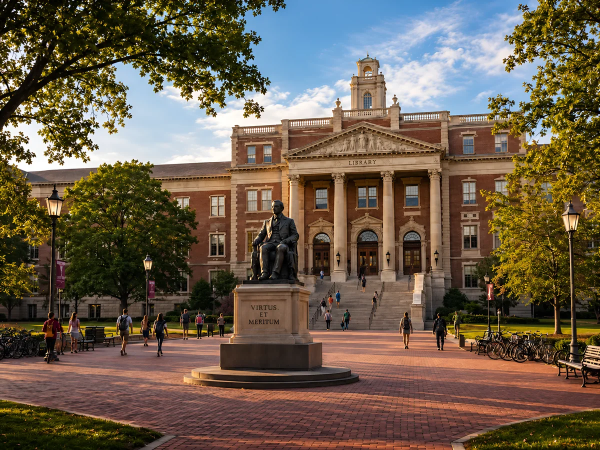
#> input picture assets/img/atlas-campus-1200.webp, 1200 x 900 px, given in place of usa-city.webp, which was not available (shown at 1/2 size)
$ python grade_photos.py
#> lines starting #> are read from the running program, lines starting #| are printed output that depends on the picture; pictures that were not available may be replaced by others from this repository, and a replacement may not be noted
"""Soft editorial grade for the site photos so they sit with the illustration (warm highlights, matte shadows)."""
import cv2, numpy as np, os, sys
SRC = '/tmp/claude-0/orig/assets'; DST = os.path.join(os.path.dirname(__file__), '../../assets/img/photos')
jobs = [('usa-city.webp', 'usa-city', [1200, 720]), ('students-campus.webp', 'students-campus', [1200, 720]),
        ('family-BPwzWlqu.webp', 'family', [800]), ('team-working.jpg', 'team-working', [1200, 800])]
rng = np.random.default_rng(3)
for src, name, widths in jobs:
    im = cv2.imread(f'{SRC}/{src}')
#> im is the input picture: shape (900, 1200, 3); mean B, G, R 75.4, 92.7, 106.8
    for w in widths:
        r = cv2.resize(im, (w, int(im.shape[0] * w / im.shape[1])), interpolation=cv2.INTER_AREA)
        st = cv2.edgePreservingFilter(r, flags=cv2.RECURS_FILTER, sigma_s=30, sigma_r=0.22)
        f = st.astype(np.float32) / 255
        lum = (f @ np.array([0.114, 0.587, 0.299], np.float32))[..., None]
        warm = np.array([0.66, 0.82, 1.0], np.float32); cool = np.array([0.45, 0.33, 0.22], np.float32)
        f = f + (warm - f) * np.clip(lum - 0.55, 0, 1) * 0.4 + (cool - f) * np.clip(0.42 - lum, 0, 1) * 0.35
        f = f * 0.9 + 0.07
        f += (rng.random(f.shape[:2]).astype(np.float32)[..., None] - 0.5) * 0.025
        cv2.imwrite(f'{DST}/{name}-{w}.webp', (np.clip(f, 0, 1) * 255).astype(np.uint8), [cv2.IMWRITE_WEBP_QUALITY, 80])
#> this loop made 2 passes
#> pass 1, `lum = (f @ np.array([0.114, 0.587, 0.299], np.float32))[..., None]`:
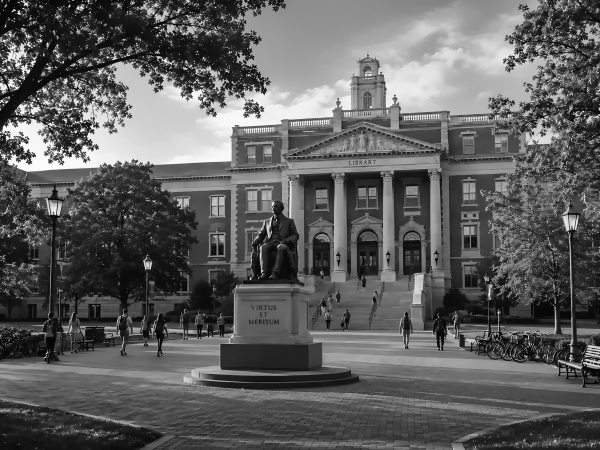
#> lum: shape (900, 1200, 1) float32 (shown at 1/2 size); min 0.0023, max 1, mean 0.373
#> after the loop:
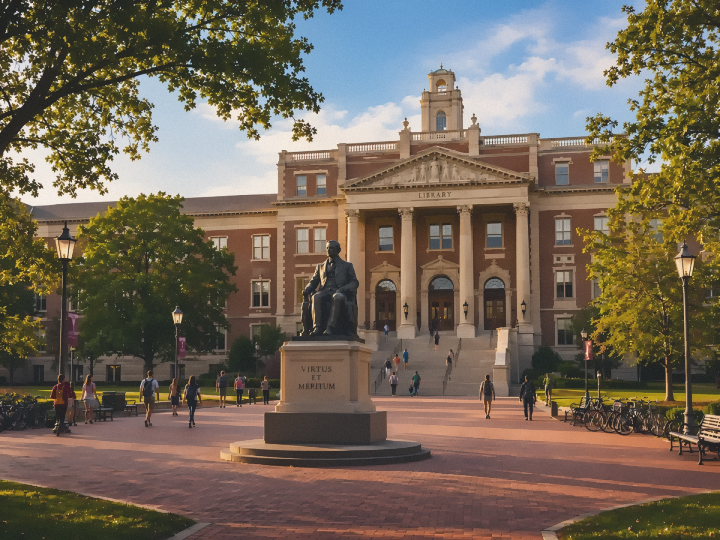
#> f: shape (540, 720, 3) float32; mean B, G, R 0.347, 0.405, 0.452
#> after the loop:
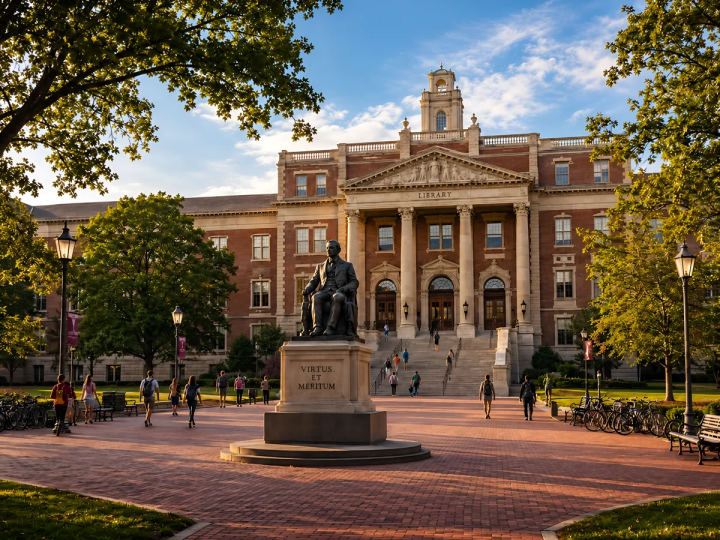
#> r: shape (540, 720, 3); mean B, G, R 75.4, 92.7, 106.8
#> pass 2 of the loop `for src, name, widths in jobs:`:
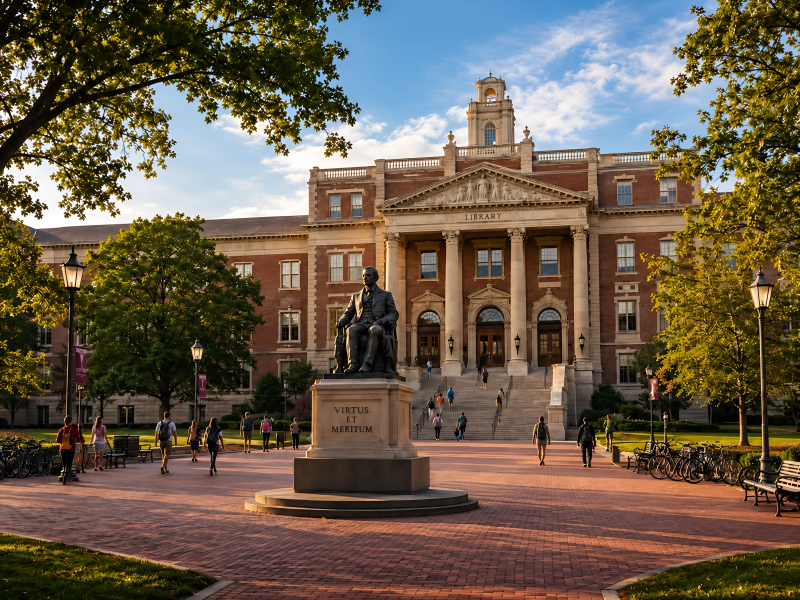
#> input picture assets/img/atlas-campus-2400.webp, 2400 x 1800 px, given in place of students-campus.webp, which was not available (shown at 1/3 size)
#> im is the input picture: shape (1800, 2400, 3); mean B, G, R 74.7, 92.7, 106.8
#> the loop `for w in widths:` made 2 passes
#> (warm, cool) on passes 1 to 2: ([0.66, 0.82, 1], [0.45, 0.33, 0.22]), ([0.66, 0.82, 1], [0.45, 0.33, 0.22])
#> pass 1, `lum = (f @ np.array([0.114, 0.587, 0.299], np.float32))[..., None]`:
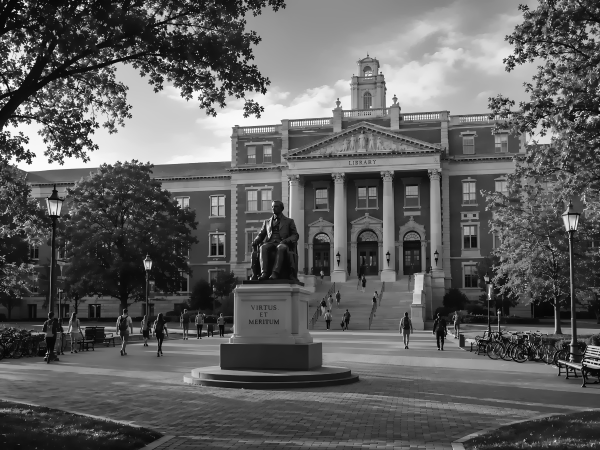
#> lum: shape (900, 1200, 1) float32 (shown at 1/2 size); min 0.0238, max 0.994, mean 0.373
#> after the loop `for w in widths:`:
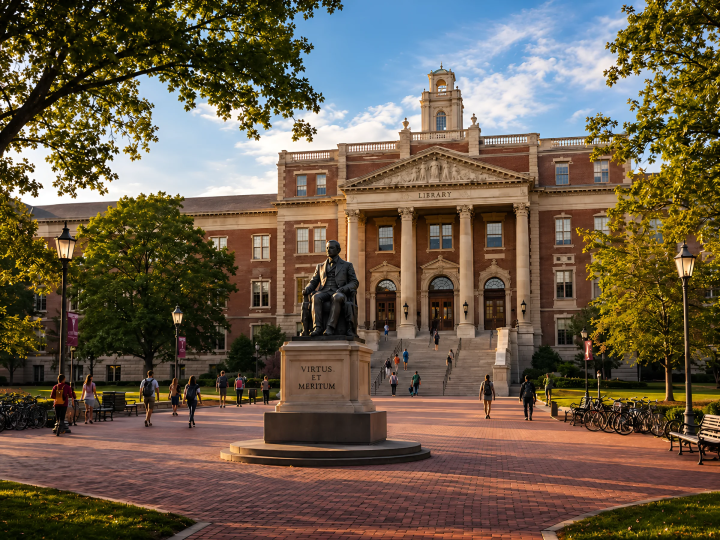
#> r: shape (540, 720, 3); mean B, G, R 74.7, 92.7, 106.8
#> (the run stopped early here; a loop or call above may not have finished)
